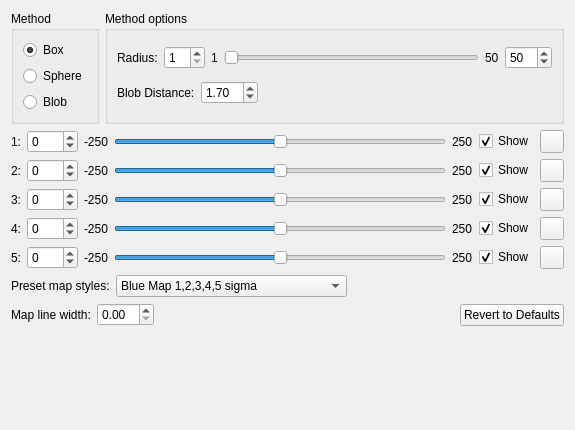
<ui version="4.0" >
 <class>ContourOptions</class>
 <widget class="QWidget" name="ContourOptions" >
  <property name="geometry" >
   <rect>
    <x>0</x>
    <y>0</y>
    <width>575</width>
    <height>430</height>
   </rect>
  </property>
  <property name="windowTitle" >
   <string>Contour Options</string>
  </property>
  <layout class="QGridLayout" name="gridLayout_2" >
   <item row="0" column="0" >
    <widget class="QGroupBox" name="methodGroupBox" >
     <property name="title" >
      <string>Method</string>
     </property>
     <layout class="QVBoxLayout" name="verticalLayout_2" >
      <item>
       <widget class="QRadioButton" name="boxMethodRadioButton" >
        <property name="text" >
         <string>Box</string>
        </property>
        <property name="checked" >
         <bool>true</bool>
        </property>
       </widget>
      </item>
      <item>
       <widget class="QRadioButton" name="sphereMethodRadioButton" >
        <property name="text" >
         <string>Sphere</string>
        </property>
       </widget>
      </item>
      <item>
       <widget class="QRadioButton" name="blobMethodRadioButton" >
        <property name="text" >
         <string>Blob</string>
        </property>
       </widget>
      </item>
     </layout>
    </widget>
   </item>
   <item row="0" column="1" >
    <widget class="QGroupBox" name="methodOptionsGroupBox" >
     <property name="title" >
      <string>Method options</string>
     </property>
     <layout class="QVBoxLayout" name="verticalLayout_3" >
      <item>
       <layout class="QHBoxLayout" name="horizontalLayout_7" >
        <item>
         <widget class="QLabel" name="radiusLabel" >
          <property name="text" >
           <string>Radius:</string>
          </property>
         </widget>
        </item>
        <item>
         <widget class="QSpinBox" name="radiusSpinBox" >
          <property name="minimum" >
           <number>1</number>
          </property>
          <property name="maximum" >
           <number>50</number>
          </property>
         </widget>
        </item>
        <item>
         <layout class="QHBoxLayout" name="horizontalLayout_6" >
          <item>
           <widget class="QLabel" name="minRadiusLabel" >
            <property name="text" >
             <string>1</string>
            </property>
           </widget>
          </item>
          <item>
           <widget class="QSlider" name="radiusSlider" >
            <property name="minimum" >
             <number>1</number>
            </property>
            <property name="maximum" >
             <number>50</number>
            </property>
            <property name="orientation" >
             <enum>Qt::Horizontal</enum>
            </property>
           </widget>
          </item>
          <item>
           <widget class="QLabel" name="maxRadiusLabel" >
            <property name="text" >
             <string>50</string>
            </property>
           </widget>
          </item>
         </layout>
        </item>
        <item>
         <widget class="QSpinBox" name="maxRadiusSpinBox" >
          <property name="maximum" >
           <number>200</number>
          </property>
          <property name="value" >
           <number>50</number>
          </property>
         </widget>
        </item>
       </layout>
      </item>
      <item>
       <layout class="QHBoxLayout" name="horizontalLayout_8" >
        <item>
         <widget class="QLabel" name="blobDistanceLabel" >
          <property name="text" >
           <string>Blob Distance:</string>
          </property>
         </widget>
        </item>
        <item>
         <widget class="QDoubleSpinBox" name="blobDistanceSpinBox" >
          <property name="value" >
           <double>1.700000000000000</double>
          </property>
         </widget>
        </item>
        <item>
         <spacer name="horizontalSpacer" >
          <property name="orientation" >
           <enum>Qt::Horizontal</enum>
          </property>
          <property name="sizeHint" stdset="0" >
           <size>
            <width>40</width>
            <height>20</height>
           </size>
          </property>
         </spacer>
        </item>
       </layout>
      </item>
     </layout>
    </widget>
   </item>
   <item row="1" column="0" colspan="2" >
    <layout class="QGridLayout" name="gridLayout" >
     <item row="0" column="0" >
      <widget class="QLabel" name="contourNumberLabel_0" >
       <property name="text" >
        <string>1:</string>
       </property>
      </widget>
     </item>
     <item row="0" column="1" >
      <widget class="QSpinBox" name="contourSpinBox_0" >
       <property name="minimum" >
        <number>-250</number>
       </property>
       <property name="maximum" >
        <number>250</number>
       </property>
      </widget>
     </item>
     <item row="0" column="2" >
      <widget class="QLabel" name="minLabel_0" >
       <property name="text" >
        <string>-250</string>
       </property>
      </widget>
     </item>
     <item row="0" column="3" >
      <widget class="QSlider" name="contourSlider_0" >
       <property name="minimum" >
        <number>-250</number>
       </property>
       <property name="maximum" >
        <number>250</number>
       </property>
       <property name="orientation" >
        <enum>Qt::Horizontal</enum>
       </property>
       <property name="tickPosition" >
        <enum>QSlider::NoTicks</enum>
       </property>
      </widget>
     </item>
     <item row="0" column="4" >
      <widget class="QLabel" name="maxLabel_0" >
       <property name="text" >
        <string>250</string>
       </property>
      </widget>
     </item>
     <item row="0" column="5" >
      <widget class="QCheckBox" name="showBox_0" >
       <property name="text" >
        <string>Show</string>
       </property>
       <property name="checked" >
        <bool>true</bool>
       </property>
      </widget>
     </item>
     <item row="0" column="6" >
      <widget class="QToolButton" name="colorButton_0" >
       <property name="text" >
        <string/>
       </property>
      </widget>
     </item>
     <item row="1" column="0" >
      <widget class="QLabel" name="contourNumberLabel_1" >
       <property name="text" >
        <string>2:</string>
       </property>
      </widget>
     </item>
     <item row="1" column="1" >
      <widget class="QSpinBox" name="contourSpinBox_1" >
       <property name="minimum" >
        <number>-250</number>
       </property>
       <property name="maximum" >
        <number>250</number>
       </property>
      </widget>
     </item>
     <item row="1" column="2" >
      <widget class="QLabel" name="minLabel_1" >
       <property name="text" >
        <string>-250</string>
       </property>
      </widget>
     </item>
     <item row="1" column="3" >
      <widget class="QSlider" name="contourSlider_1" >
       <property name="minimum" >
        <number>-250</number>
       </property>
       <property name="maximum" >
        <number>250</number>
       </property>
       <property name="orientation" >
        <enum>Qt::Horizontal</enum>
       </property>
       <property name="tickPosition" >
        <enum>QSlider::NoTicks</enum>
       </property>
      </widget>
     </item>
     <item row="1" column="4" >
      <widget class="QLabel" name="maxLabel_1" >
       <property name="text" >
        <string>250</string>
       </property>
      </widget>
     </item>
     <item row="1" column="5" >
      <widget class="QCheckBox" name="showBox_1" >
       <property name="text" >
        <string>Show</string>
       </property>
       <property name="checked" >
        <bool>true</bool>
       </property>
      </widget>
     </item>
     <item row="1" column="6" >
      <widget class="QToolButton" name="colorButton_1" >
       <property name="text" >
        <string/>
       </property>
      </widget>
     </item>
     <item row="2" column="0" >
      <widget class="QLabel" name="contourNumberLabel_2" >
       <property name="text" >
        <string>3:</string>
       </property>
      </widget>
     </item>
     <item row="2" column="1" >
      <widget class="QSpinBox" name="contourSpinBox_2" >
       <property name="minimum" >
        <number>-250</number>
       </property>
       <property name="maximum" >
        <number>250</number>
       </property>
      </widget>
     </item>
     <item row="2" column="2" >
      <widget class="QLabel" name="minLabel_2" >
       <property name="text" >
        <string>-250</string>
       </property>
      </widget>
     </item>
     <item row="2" column="3" >
      <widget class="QSlider" name="contourSlider_2" >
       <property name="minimum" >
        <number>-250</number>
       </property>
       <property name="maximum" >
        <number>250</number>
       </property>
       <property name="orientation" >
        <enum>Qt::Horizontal</enum>
       </property>
       <property name="tickPosition" >
        <enum>QSlider::NoTicks</enum>
       </property>
      </widget>
     </item>
     <item row="2" column="4" >
      <widget class="QLabel" name="maxLabel_2" >
       <property name="text" >
        <string>250</string>
       </property>
      </widget>
     </item>
     <item row="2" column="5" >
      <widget class="QCheckBox" name="showBox_2" >
       <property name="text" >
        <string>Show</string>
       </property>
       <property name="checked" >
        <bool>true</bool>
       </property>
      </widget>
     </item>
     <item row="2" column="6" >
      <widget class="QToolButton" name="colorButton_2" >
       <property name="text" >
        <string/>
       </property>
      </widget>
     </item>
     <item row="3" column="0" >
      <widget class="QLabel" name="contourNumberLabel_3" >
       <property name="text" >
        <string>4:</string>
       </property>
      </widget>
     </item>
     <item row="3" column="1" >
      <widget class="QSpinBox" name="contourSpinBox_3" >
       <property name="minimum" >
        <number>-250</number>
       </property>
       <property name="maximum" >
        <number>250</number>
       </property>
      </widget>
     </item>
     <item row="3" column="2" >
      <widget class="QLabel" name="minLabel_3" >
       <property name="text" >
        <string>-250</string>
       </property>
      </widget>
     </item>
     <item row="3" column="3" >
      <widget class="QSlider" name="contourSlider_3" >
       <property name="minimum" >
        <number>-250</number>
       </property>
       <property name="maximum" >
        <number>250</number>
       </property>
       <property name="orientation" >
        <enum>Qt::Horizontal</enum>
       </property>
       <property name="tickPosition" >
        <enum>QSlider::NoTicks</enum>
       </property>
      </widget>
     </item>
     <item row="3" column="4" >
      <widget class="QLabel" name="maxLabel_3" >
       <property name="text" >
        <string>250</string>
       </property>
      </widget>
     </item>
     <item row="3" column="5" >
      <widget class="QCheckBox" name="showBox_3" >
       <property name="text" >
        <string>Show</string>
       </property>
       <property name="checked" >
        <bool>true</bool>
       </property>
      </widget>
     </item>
     <item row="3" column="6" >
      <widget class="QToolButton" name="colorButton_3" >
       <property name="text" >
        <string/>
       </property>
      </widget>
     </item>
     <item row="4" column="0" >
      <widget class="QLabel" name="contourNumberLabel_4" >
       <property name="text" >
        <string>5:</string>
       </property>
      </widget>
     </item>
     <item row="4" column="1" >
      <widget class="QSpinBox" name="contourSpinBox_4" >
       <property name="minimum" >
        <number>-250</number>
       </property>
       <property name="maximum" >
        <number>250</number>
       </property>
      </widget>
     </item>
     <item row="4" column="2" >
      <widget class="QLabel" name="minLabel_4" >
       <property name="text" >
        <string>-250</string>
       </property>
      </widget>
     </item>
     <item row="4" column="3" >
      <widget class="QSlider" name="contourSlider_4" >
       <property name="minimum" >
        <number>-250</number>
       </property>
       <property name="maximum" >
        <number>250</number>
       </property>
       <property name="orientation" >
        <enum>Qt::Horizontal</enum>
       </property>
       <property name="tickPosition" >
        <enum>QSlider::NoTicks</enum>
       </property>
      </widget>
     </item>
     <item row="4" column="4" >
      <widget class="QLabel" name="maxLabel_4" >
       <property name="text" >
        <string>250</string>
       </property>
      </widget>
     </item>
     <item row="4" column="5" >
      <widget class="QCheckBox" name="showBox_4" >
       <property name="text" >
        <string>Show</string>
       </property>
       <property name="checked" >
        <bool>true</bool>
       </property>
      </widget>
     </item>
     <item row="4" column="6" >
      <widget class="QToolButton" name="colorButton_4" >
       <property name="text" >
        <string/>
       </property>
      </widget>
     </item>
    </layout>
   </item>
   <item row="2" column="0" colspan="2" >
    <layout class="QHBoxLayout" name="horizontalLayout_10" >
     <item>
      <widget class="QLabel" name="mapStylesLabel" >
       <property name="layoutDirection" >
        <enum>Qt::LeftToRight</enum>
       </property>
       <property name="text" >
        <string>Preset map styles:</string>
       </property>
      </widget>
     </item>
     <item>
      <widget class="QComboBox" name="mapStylesComboBox" >
       <item>
        <property name="text" >
         <string>Blue Map 1,2,3,4,5 sigma</string>
        </property>
       </item>
       <item>
        <property name="text" >
         <string>Single Level Blue 1 sigma</string>
        </property>
       </item>
       <item>
        <property name="text" >
         <string>Green Map 1,2,3,4,5 Level</string>
        </property>
       </item>
       <item>
        <property name="text" >
         <string>Single Level Green 1 sigma</string>
        </property>
       </item>
       <item>
        <property name="text" >
         <string>Difference Map -4, -3, 3, 4, 5 sigma</string>
        </property>
       </item>
       <item>
        <property name="text" >
         <string>Difference Map -3 red, +3 blue sigma</string>
        </property>
       </item>
      </widget>
     </item>
     <item>
      <spacer name="horizontalSpacer_2" >
       <property name="orientation" >
        <enum>Qt::Horizontal</enum>
       </property>
       <property name="sizeHint" stdset="0" >
        <size>
         <width>40</width>
         <height>20</height>
        </size>
       </property>
      </spacer>
     </item>
    </layout>
   </item>
   <item row="3" column="0" colspan="2" >
    <layout class="QHBoxLayout" name="horizontalLayout_11" >
     <item>
      <widget class="QLabel" name="lineWidthLabel" >
       <property name="text" >
        <string>Map line width:</string>
       </property>
      </widget>
     </item>
     <item>
      <widget class="QDoubleSpinBox" name="lineWidthSpinBox" >
       <property name="maximum" >
        <double>10.000000000000000</double>
       </property>
      </widget>
     </item>
     <item>
      <spacer name="horizontalSpacer_4" >
       <property name="orientation" >
        <enum>Qt::Horizontal</enum>
       </property>
       <property name="sizeHint" stdset="0" >
        <size>
         <width>418</width>
         <height>24</height>
        </size>
       </property>
      </spacer>
     </item>
     <item>
      <widget class="QPushButton" name="revertPushButton" >
       <property name="text" >
        <string>Revert to Defaults</string>
       </property>
      </widget>
     </item>
    </layout>
   </item>
   <item row="4" column="0" >
    <spacer name="verticalSpacer" >
     <property name="orientation" >
      <enum>Qt::Vertical</enum>
     </property>
     <property name="sizeHint" stdset="0" >
      <size>
       <width>20</width>
       <height>0</height>
      </size>
     </property>
    </spacer>
   </item>
  </layout>
 </widget>
 <resources/>
 <connections>
  <connection>
   <sender>contourSpinBox_1</sender>
   <signal>valueChanged(int)</signal>
   <receiver>contourSlider_1</receiver>
   <slot>setValue(int)</slot>
   <hints>
    <hint type="sourcelabel" >
     <x>80</x>
     <y>201</y>
    </hint>
    <hint type="destinationlabel" >
     <x>321</x>
     <y>199</y>
    </hint>
   </hints>
  </connection>
  <connection>
   <sender>contourSpinBox_2</sender>
   <signal>valueChanged(int)</signal>
   <receiver>contourSlider_2</receiver>
   <slot>setValue(int)</slot>
   <hints>
    <hint type="sourcelabel" >
     <x>83</x>
     <y>240</y>
    </hint>
    <hint type="destinationlabel" >
     <x>317</x>
     <y>238</y>
    </hint>
   </hints>
  </connection>
  <connection>
   <sender>contourSpinBox_3</sender>
   <signal>valueChanged(int)</signal>
   <receiver>contourSlider_3</receiver>
   <slot>setValue(int)</slot>
   <hints>
    <hint type="sourcelabel" >
     <x>89</x>
     <y>279</y>
    </hint>
    <hint type="destinationlabel" >
     <x>350</x>
     <y>277</y>
    </hint>
   </hints>
  </connection>
  <connection>
   <sender>contourSpinBox_4</sender>
   <signal>valueChanged(int)</signal>
   <receiver>contourSlider_4</receiver>
   <slot>setValue(int)</slot>
   <hints>
    <hint type="sourcelabel" >
     <x>98</x>
     <y>318</y>
    </hint>
    <hint type="destinationlabel" >
     <x>313</x>
     <y>316</y>
    </hint>
   </hints>
  </connection>
  <connection>
   <sender>contourSpinBox_0</sender>
   <signal>valueChanged(int)</signal>
   <receiver>contourSlider_0</receiver>
   <slot>setValue(int)</slot>
   <hints>
    <hint type="sourcelabel" >
     <x>88</x>
     <y>162</y>
    </hint>
    <hint type="destinationlabel" >
     <x>327</x>
     <y>160</y>
    </hint>
   </hints>
  </connection>
  <connection>
   <sender>contourSlider_1</sender>
   <signal>valueChanged(int)</signal>
   <receiver>contourSpinBox_1</receiver>
   <slot>setValue(int)</slot>
   <hints>
    <hint type="sourcelabel" >
     <x>390</x>
     <y>199</y>
    </hint>
    <hint type="destinationlabel" >
     <x>82</x>
     <y>201</y>
    </hint>
   </hints>
  </connection>
  <connection>
   <sender>contourSlider_2</sender>
   <signal>valueChanged(int)</signal>
   <receiver>contourSpinBox_2</receiver>
   <slot>setValue(int)</slot>
   <hints>
    <hint type="sourcelabel" >
     <x>405</x>
     <y>238</y>
    </hint>
    <hint type="destinationlabel" >
     <x>71</x>
     <y>240</y>
    </hint>
   </hints>
  </connection>
  <connection>
   <sender>contourSlider_3</sender>
   <signal>valueChanged(int)</signal>
   <receiver>contourSpinBox_3</receiver>
   <slot>setValue(int)</slot>
   <hints>
    <hint type="sourcelabel" >
     <x>403</x>
     <y>277</y>
    </hint>
    <hint type="destinationlabel" >
     <x>98</x>
     <y>279</y>
    </hint>
   </hints>
  </connection>
  <connection>
   <sender>contourSlider_4</sender>
   <signal>valueChanged(int)</signal>
   <receiver>contourSpinBox_4</receiver>
   <slot>setValue(int)</slot>
   <hints>
    <hint type="sourcelabel" >
     <x>395</x>
     <y>316</y>
    </hint>
    <hint type="destinationlabel" >
     <x>98</x>
     <y>318</y>
    </hint>
   </hints>
  </connection>
  <connection>
   <sender>contourSlider_0</sender>
   <signal>valueChanged(int)</signal>
   <receiver>contourSpinBox_0</receiver>
   <slot>setValue(int)</slot>
   <hints>
    <hint type="sourcelabel" >
     <x>452</x>
     <y>160</y>
    </hint>
    <hint type="destinationlabel" >
     <x>95</x>
     <y>162</y>
    </hint>
   </hints>
  </connection>
  <connection>
   <sender>maxRadiusSpinBox</sender>
   <signal>valueChanged(int)</signal>
   <receiver>maxRadiusLabel</receiver>
   <slot>setNum(int)</slot>
   <hints>
    <hint type="sourcelabel" >
     <x>517</x>
     <y>52</y>
    </hint>
    <hint type="destinationlabel" >
     <x>482</x>
     <y>52</y>
    </hint>
   </hints>
  </connection>
  <connection>
   <sender>radiusSlider</sender>
   <signal>valueChanged(int)</signal>
   <receiver>radiusSpinBox</receiver>
   <slot>setValue(int)</slot>
   <hints>
    <hint type="sourcelabel" >
     <x>315</x>
     <y>49</y>
    </hint>
    <hint type="destinationlabel" >
     <x>208</x>
     <y>46</y>
    </hint>
   </hints>
  </connection>
  <connection>
   <sender>radiusSpinBox</sender>
   <signal>valueChanged(int)</signal>
   <receiver>radiusSlider</receiver>
   <slot>setValue(int)</slot>
   <hints>
    <hint type="sourcelabel" >
     <x>223</x>
     <y>47</y>
    </hint>
    <hint type="destinationlabel" >
     <x>311</x>
     <y>54</y>
    </hint>
   </hints>
  </connection>
 </connections>
</ui>
